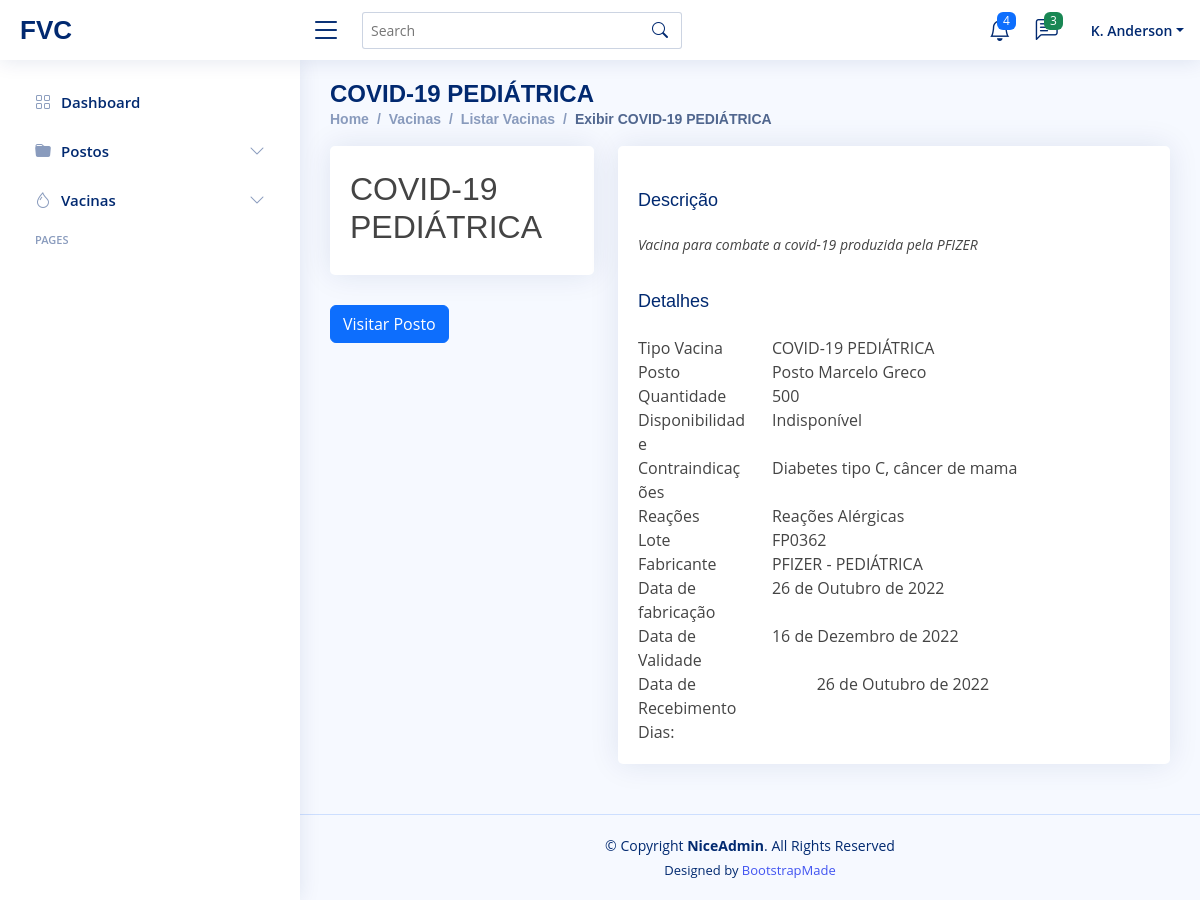
Before: /vacshow/1 with the older database file.
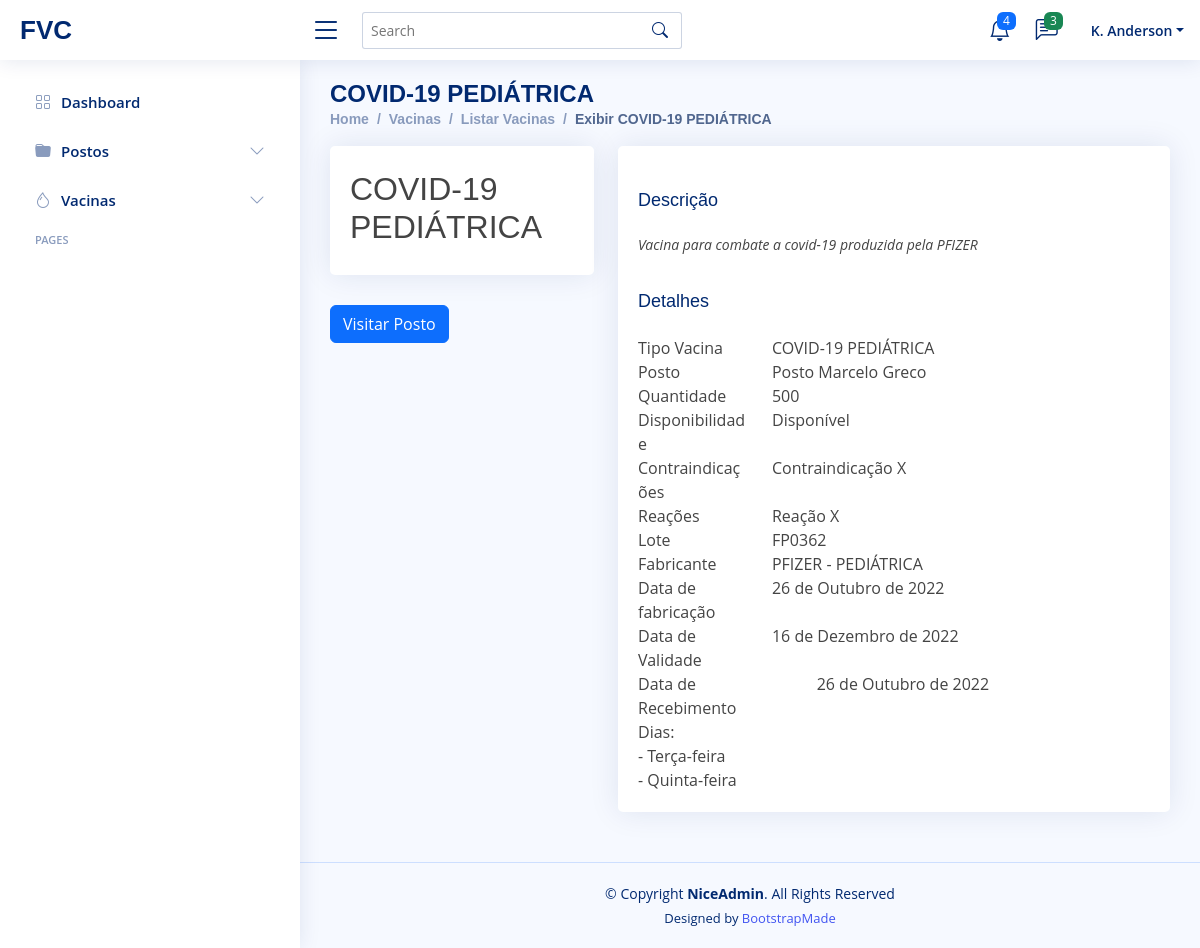
After: the same page with the newer database file.
### core/models.py (models this page shows, shortened)
class vacinas(models.Model):
    DISPONIBILIDADE_CHOICES=[
        [1, "Disponível"],
        [0, "Indisponível"]
    ]
    vac_tipo_vacina = models.CharField(max_length = 120)
    vac_lote = models.CharField(max_length = 45)
    vac_fabricante = models.CharField(max_length = 45)
    vac_descricao = models.TextField(max_length = 300)
    vac_quantidade = models.IntegerField()
    vac_disponibilidade = models.BooleanField(choices=DISPONIBILIDADE_CHOICES)
    vac_contraindicacao = models.TextField(max_length = 300)
    vac_reacoes = models.TextField(max_length = 300)
    vac_data_fabricacao = models.DateField()
    vac_data_validade = models.DateField()
    vac_data_recebimento = models.DateField()
    vac_posto = models.ForeignKey("Postos", on_delete=models.CASCADE, related_name='Vacinas')
    vac_dias = models.ManyToManyField("Dias", related_name = "Vacinas")
    class Meta:
        verbose_name_plural = "Vacinas"

class postos(models.Model):
    pos_nome = models.CharField(max_length = 120)
    pos_cep = models.CharField(max_length = 45)
    pos_rua = models.CharField(max_length = 45)
    pos_bairro = models.CharField(max_length = 45)
    pos_numero = models.IntegerField()
    pos_logradouro = models.CharField(max_length = 45)
    pos_telefone = models.CharField(max_length = 45)
    def __str__(self):
        return (self.pos_nome)
    class Meta:
        verbose_name_plural = "Postos"

class dias(models.Model):
    DIAS_CHOICES= [
        [1, "Domingo"],
        [2, "Segunda-feira"],
        [3, "Terça-feira"],
        [4, "Quarta-feira"],
        [5, "Quinta-feira"],
        [6, "Sexta-feira"],
        [7, "Sábado"]
    ]
    dis_dia = models.CharField(max_length = 20 , choices= DIAS_CHOICES)
    def __str__(self):
        return (self.dis_dia)
    class Meta:
        verbose_name_plural = "Dias"

### core/views.py (the view)
# urls.py: path('vacshow/<int:id_vacina>', vac_show, name= "show_vacinas"),
def  vac_show(request, id_vacina):
    vacina = vacinas.objects.get(pk = id_vacina)
    dias = vacina.vac_dias.all()
    pacote = {"vacinaChave": vacina, "dias":dias}
    return render(request, "vac-show.html",pacote)

### core/templates/vac-show.html (shortened to what this page needs)
{%extends 'layouts/pages-blank.html'%}
{%block page-name%}{{vacinaChave.vac_tipo_vacina}}{%endblock page-name%}
{%block directory%}
<li class="breadcrumb-item"><a href="index.html">Home</a></li>
<li class="breadcrumb-item">Vacinas</li>
<li class="breadcrumb-item"><a href="{%url 'lista_vacinas'%}">Listar Vacinas</a></li>
<li class="breadcrumb-item active">Exibir {{vacinaChave.vac_tipo_vacina}}</li>
{%endblock directory%}
{%block main-content%}
<div class="row">
    <div class="col-xl-4">
      <div class="card">
        <div class="card-body profile-card pt-4 d-flex flex-column align-items-center">
          <h2>{{vacinaChave.vac_tipo_vacina}}</h2>
        </div>
      </div>
      <div class="">
        <a href= "{% url 'show_postos' vacinaChave.vac_posto.id%}">
          <button type="button" class="btn btn-primary">
            Visitar Posto
          </button>
        </a>
      </div>
    </div>
    <div class="col-xl-8">
      <div class="card">
        <div class="card-body pt-3">
          <div class="tab-content pt-2">
            <div class="tab-pane fade show active profile-overview" id="profile-overview">
              <h5 class="card-title">Descrição</h5>
              <p class="small fst-italic">{{vacinaChave.vac_descricao}}</p>
              <h5 class="card-title">Detalhes</h5>
              <div class="row">
                <div class="col-lg-3 col-md-4 label ">Tipo Vacina</div>
                <div class="col-lg-9 col-md-8">{{vacinaChave.vac_tipo_vacina}}</div>
              </div>
              <div class="row">
                <div class="col-lg-3 col-md-4 label ">Posto</div>
                <div class="col-lg-9 col-md-8">{{vacinaChave.vac_posto}}</div>
              </div>
              <div class="row">
                <div class="col-lg-3 col-md-4 label">Quantidade</div>
                <div class="col-lg-9 col-md-8">{{vacinaChave.vac_quantidade}}</div>
              </div>
              <div class="row">
                <div class="col-lg-3 col-md-4 label">Disponibilidade</div>
                <div class="col-lg-9 col-md-8">
                  {%if vacinaChave.vac_disponibilidade%}
                    <div class="col-lg-9 col-md-8">Disponível</div>
                  {% else %}
                    <div class="col-lg-9 col-md-8">Indisponível</div>
                  {% endif %}
                </div>
              </div>
              <div class="row">
                <div class="col-lg-3 col-md-4 label">Contraindicações</div>
                <div class="col-lg-9 col-md-8">{{vacinaChave.vac_contraindicacao}}</div>
              </div>
              <div class="row">
                <div class="col-lg-3 col-md-4 label">Reações</div>
                <div class="col-lg-9 col-md-8">{{vacinaChave.vac_reacoes}}</div>
              </div>
              <div class="row">
                <div class="col-lg-3 col-md-4 label">Lote</div>
                <div class="col-lg-9 col-md-8">{{vacinaChave.vac_lote}}</div>
              </div>
              <div class="row">
                <div class="col-lg-3 col-md-4 label">Fabricante</div>
                <div class="col-lg-9 col-md-8">{{vacinaChave.vac_fabricante}}</div>
              </div>
              <div class="row">
                <div class="col-lg-3 col-md-4 label">Data de fabricação</div>
                <div class="col-lg-9 col-md-8">{{vacinaChave.vac_data_fabricacao}}</div>
              </div>
              <div class="row">
                <div class="col-lg-3 col-md-4 label">Data de Validade</div>
                <div class="col-lg-9 col-md-8">{{vacinaChave.vac_data_validade}}</div>
              </div>
              <div class="row">
                <div class="col-lg-4 col-md-4 label">Data de Recebimento</div>
                <div class="col-lg-8 col-md-8">{{vacinaChave.vac_data_recebimento}}</div>
              </div>
              <div class="row">
                <div class="col-lg-4 col-md-4 label">Dias:</div>
                {%for dia in dias%}
                <div class="">- {{dia}}</div>
                {%endfor%}
              </div>
            </div>
          </div>
        </div>
      </div>
    </div>
  </div>
{%endblock main-content%}

Changed rows visible on the page:
changed vacinas "COVID-19 PEDIÁTRICA": vac_disponibilidade False → True (drawn); vac_contraindicacao "Diabetes tipo C, câncer de mama" → "Contraindicação X"; vac_reacoes "Reações Alérgicas" → "Reação X"
now on this page (row unchanged): dias: dis_dia "Terça-feira"
now on this page (row unchanged): dias: dis_dia "Quinta-feira"
Other visible differences:
text no longer shown: "Indisponível"
text now shown: "Disponível"
